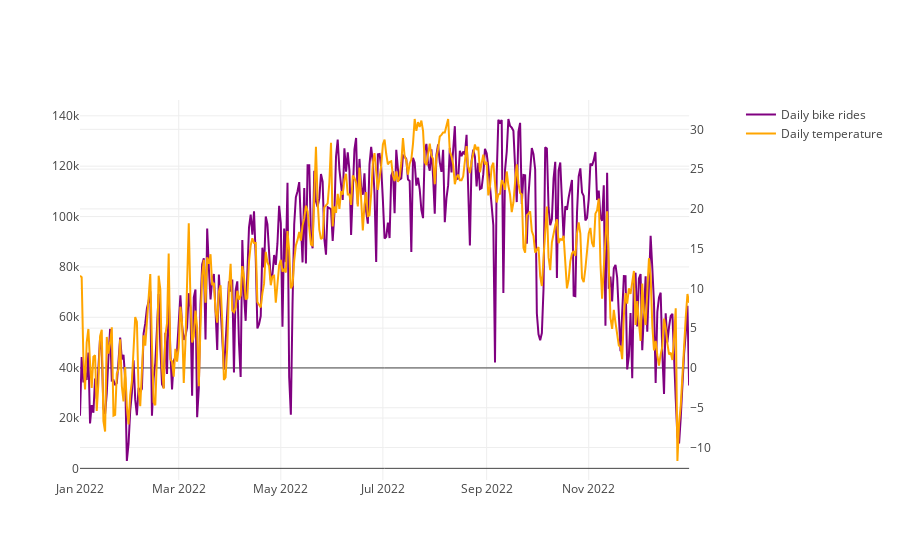

Here is the notebook cell this chart was saved with:
### Code cell
fig = make_subplots(specs = [[{"secondary_y": True}]])

fig.add_trace(
 go.Scatter(x = df_aggregated['date'], y = df_aggregated['bike_rides_daily'], name = 'Daily bike rides', 
 marker={'color': df_aggregated['bike_rides_daily'],'color': 'purple'}),
 secondary_y = False)

fig.add_trace(
 go.Scatter(x=df_aggregated['date'], y = df_aggregated['avgTemp'], name = 'Daily temperature', 
 marker={'color': df_aggregated['avgTemp'],'color': 'orange'}),
 secondary_y=True)

### Figure 1 — Plotly figure (JSON) as saved in the notebook; plotly's stock layout.template omitted (floating-point values rounded to 4 significant figures; data arrays with more than 128 entries replaced by an {"elided": "..."} marker saying what was removed)
{"data": [{"marker": {"color": "purple"}, "name": "Daily bike rides", "type": "scatter", "x": {"elided": "365 str values"}, "xaxis": "x", "y": {"elided": "365 int values"}, "yaxis": "y"}, {"marker": {"color": "orange"}, "name": "Daily temperature", "type": "scatter", "x": {"elided": "365 str values"}, "xaxis": "x", "y": {"elided": "365 float values"}, "yaxis": "y2"}], "layout": {"xaxis": {"anchor": "y", "domain": [0, 0.94]}, "yaxis": {"anchor": "x", "domain": [0, 1]}, "yaxis2": {"anchor": "x", "overlaying": "y", "side": "right"}}}
